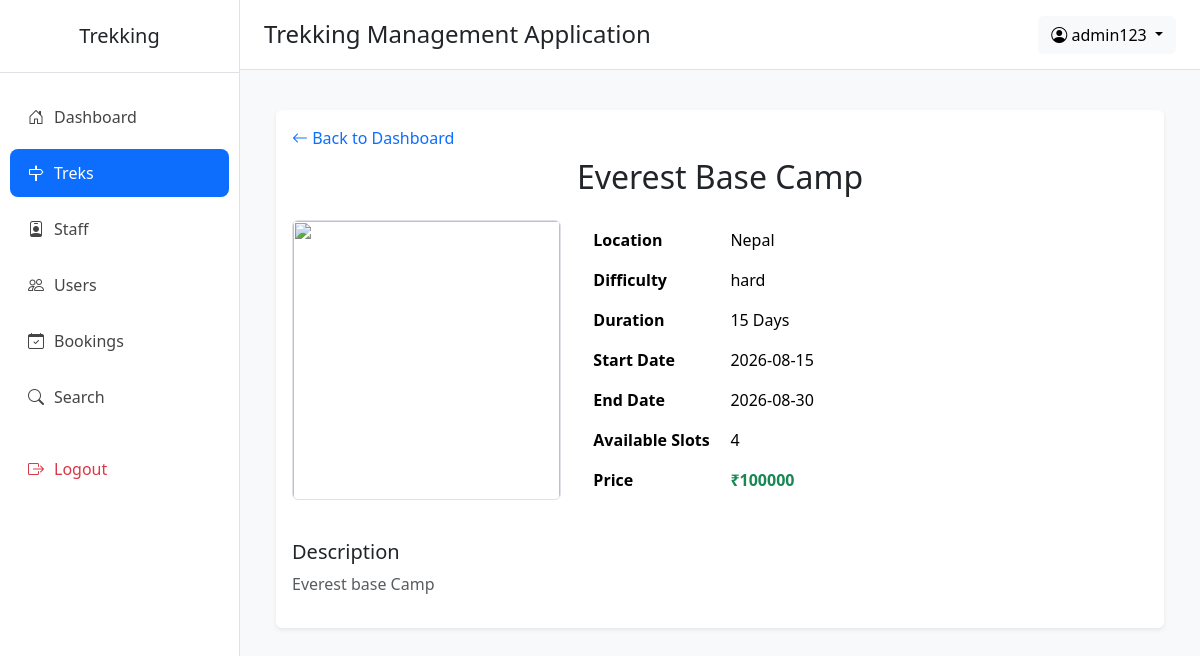
Screenshot of /admin/trek_details/2 (signed in) with the database file from the repository.
### application/models.py (models this page shows)
class User(db.Model):
    __tablename__="users"
    id=db.Column(db.Integer(),primary_key=True,autoincrement=True)
    name=db.Column(db.String(),nullable=False)
    email=db.Column(db.String(),nullable=False,unique=True)
    phone=db.Column(db.String(),nullable=True)
    password=db.Column(db.String(),nullable=False)
    contact=db.Column(db.String(),nullable=True)
    role=db.Column(db.String(),default="user")       # admin | user | staff
    status=db.Column(db.String(),default="active")   # active | blacklisted | pending | rejected
    created_at=db.Column(db.DateTime(),server_default=db.func.now())
    updated_at=db.Column(db.DateTime(),server_default=db.func.now(),onupdate=db.func.now())
    staff_profile = db.relationship(
        "Staff",
        backref="user",
        uselist=False,
        foreign_keys="Staff.userid"
    )
    bookings = db.relationship(
        "Booking",
        backref="user",
        cascade="all, delete-orphan"
    )

class Trek(db.Model):
    __tablename__="treks"
    id = db.Column(db.Integer(),primary_key=True)
    name = db.Column(db.String(),nullable=False)
    location = db.Column(db.String(),nullable=False)
    price=db.Column(db.Integer(),nullable=False)
    difficulty = db.Column(db.String(),nullable=False) # Easy | Medium | Hard
    duration_days = db.Column(db.Integer(),nullable=False)
    total_slots = db.Column(db.Integer(),nullable=False)
    avl_slots = db.Column(db.Integer(),nullable=False)
    assigned_staff_id = db.Column(db.Integer(),db.ForeignKey("staff.id"),nullable=True)
    status = db.Column(db.String(),default="open") #  open | closed | started | completed
    start_date = db.Column(db.DateTime(),nullable=False)
    end_date = db.Column(db.DateTime(),nullable=False)
    desc = db.Column(db.String(),nullable=True)
    created_by = db.Column(db.Integer(),db.ForeignKey("users.id"),nullable=False)
    created_at = db.Column(db.DateTime(),server_default=db.func.now())
    updated_at = db.Column(db.DateTime(),server_default=db.func.now(),onupdate=db.func.now())
    bookings = db.relationship(
        "Booking",
        backref="trek",
        cascade="all, delete-orphan"
    )

### application/admin_routes.py (the view)
@app.route("/admin/trek_details/<int:trek_id>")
def trek_det(trek_id):
    if("admin_id" not in session):
        return redirect("/login")
    this_admin=User.query.filter_by(id=session["admin_id"]).first()
    trek=Trek.query.filter_by(id=trek_id).first()
    return render_template("admin/trek_details.html",this_admin=this_admin,trek=trek)

### templates/admin/trek_details.html (shortened to what this page needs)
{% extends "admin/base.html" %}
{% block content %}
<div class="container">
    <div class="card shadow-sm border-0">
        <div class="card-body">
            <a href="/admin/dashboard" class="text-decoration-none">
                <i class="bi bi-arrow-left"></i>
                Back to Dashboard
            </a>
            <h2 class="text-center mb-4 mt-2">
                {{ trek.name }}
            </h2>
            <div class="row">
                <div class="col-md-4">
                    {% if trek.image %}
                    <img src="{{ url_for('static', filename='uploads/' + trek.image) }}"
                         class="img-fluid rounded border"
                         style="height:280px;width:100%;object-fit:cover;">
                    {% else %}
                    <img src="{{ url_for('static', filename='images/default_trek.jpg') }}"
                         class="img-fluid rounded border"
                         style="height:280px;width:100%;object-fit:cover;">
                    {% endif %}
                </div>
                <div class="col-md-5">
                    <table class="table table-borderless">
                        <tr>
                            <th width="40%">Location</th>
                            <td>{{ trek.location }}</td>
                        </tr>
                        <tr>
                            <th>Difficulty</th>
                            <td>{{ trek.difficulty }}</td>
                        </tr>
                        <tr>
                            <th>Duration</th>
                            <td>{{ trek.duration_days }} Days</td>
                        </tr>
                        <tr>
                            <th>Start Date</th>
                            <td>{{ trek.start_date.date() }}</td>
                        </tr>
                        <tr>
                            <th>End Date</th>
                            <td>{{ trek.end_date.date() }}</td>
                        </tr>
                        <tr>
                            <th>Available Slots</th>
                            <td>{{ trek.avl_slots }}</td>
                        </tr>
                        <tr>
                            <th>Price</th>
                            <td class="fw-bold text-success">
                                ₹{{ trek.price }}
                            </td>
                        </tr>
                    </table>
                </div>
            </div>
            <div class="mt-4">
                <h5>Description</h5>
                <p class="text-muted">
                    {{ trek.desc }}
                </p>
            </div>
        </div>
    </div>
</div>
{% endblock %}

### templates/admin/base.html (shortened to what this page needs)
<!DOCTYPE html>
<html lang="en">
<head>
    <link href="https://cdn.jsdelivr.net/npm/bootstrap@5.3.8/dist/css/bootstrap.min.css" rel="stylesheet">
    <link href="https://cdn.jsdelivr.net/npm/bootstrap-icons@1.11.3/font/bootstrap-icons.css" rel="stylesheet">
</head>
<body>
<div class="d-flex">
    <div class="sidebar">
        <h5 class="text-center py-4 border-bottom">
            Trekking
        </h5>
        <ul class="nav flex-column mt-3">
            <li class="nav-item">
                <a class="nav-link {% if request.path == '/admin/dashboard' %}active{% endif %}" href="/admin/dashboard">
                    <i class="bi bi-house-door"></i>Dashboard
                </a>
            </li>
            <li class="nav-item">
                <a class="nav-link {% if '/admin/trek' in request.path %}active{% endif %}" href="/admin/treks">
                    <i class="bi bi-signpost"></i>Treks
                </a>
            </li>
            <li class="nav-item">
                <a class="nav-link {% if '/admin/staff' in request.path %}active{% endif %}" href="/admin/staff">
                    <i class="bi bi-person-badge"></i>Staff
                </a>
            </li>
            <li class="nav-item">
                <a class="nav-link {% if '/admin/users' in request.path %}active{% endif %}" href="/admin/users">
                    <i class="bi bi-people"></i>Users
                </a>
            </li>
            <li class="nav-item">
                <a class="nav-link {% if '/admin/all/booking' in request.path %}active{% endif %}" href="/admin/all/booking">
                    <i class="bi bi-calendar-check"></i>Bookings
                </a>
            </li>
            <li class="nav-item">
                <a class="nav-link {% if '/admin/search' in request.path %}active{% endif %} " href="/admin/search">
                    <i class="bi bi-search"></i>Search
                </a>
            </li>
            <li class="nav-item mt-3">
                <a class="nav-link text-danger" href="/logout">
                    <i class="bi bi-box-arrow-right"></i>Logout
                </a>
            </li>
        </ul>
    </div>
    <div class="flex-grow-1">
        <nav class="navbar topbar px-4">
            <h4 class="mb-0">
                Trekking Management Application
            </h4>
            <div class="dropdown">
                <button class="btn btn-light dropdown-toggle"
                        data-bs-toggle="dropdown">
                    <i class="bi bi-person-circle"></i>
                    {{ this_admin.name }}
                </button>
            </div>
        </nav>
        <div class="container-fluid p-4">
            {% block content %}
            {% endblock %}
        </div>
    </div>
</div>
</body>
</html>

### templates/admin/base.html (style rules this page uses)
body { background:#f8f9fa; overflow-x:hidden; }
.sidebar { width:240px; min-height:100vh; background:#fff; border-right:1px solid #dee2e6; }
.sidebar .nav-link { color:#444; padding:12px 18px; border-radius:8px; margin:4px 10px; font-weight:500; transition:.3s; }
.sidebar .nav-link:hover, .sidebar .nav-link.active { background:#0d6efd; color:white; }
.sidebar i { margin-right:10px; }
.topbar { background:#fff; border-bottom:1px solid #dee2e6; height:70px; }

### rows the page displays
User: name "admin123"
Trek: name "Everest Base Camp", location "Nepal", difficulty "hard", duration_days "15", start_date "2026-08-15", end_date "2026-08-30", avl_slots "4", price "100000", desc "Everest base Camp"
